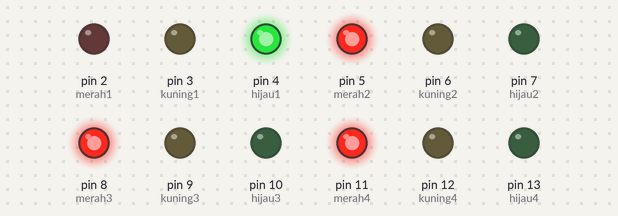
A sketch run on a simulated Arduino Uno, built with avr-gcc and run on an emulated ATmega328P. On the bench: output pins drawn as LEDs (lit = HIGH).

Above: at 0.1 s.
At 5.1 s:
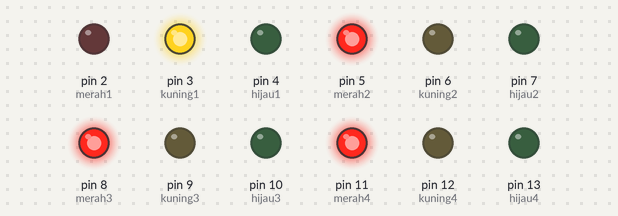
At 12.1 s:
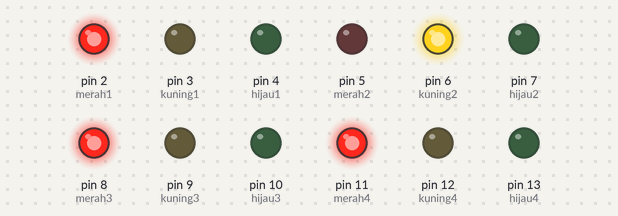
At 19.1 s:
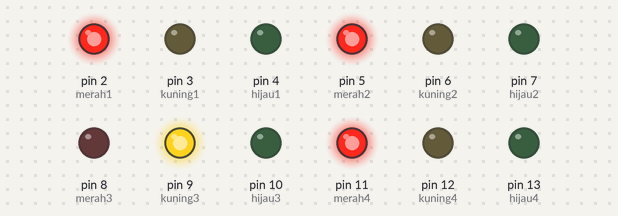
At 26.1 s:
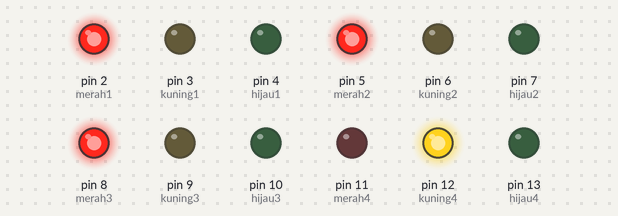
At 35.1 s:
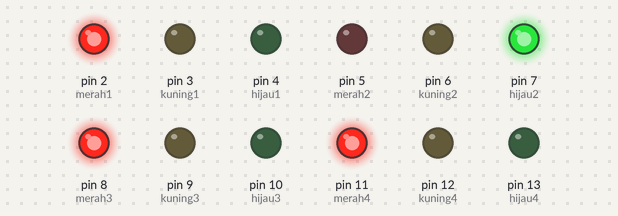
Timing chart, 0 to 36.6 s (numbered marks = the images above):
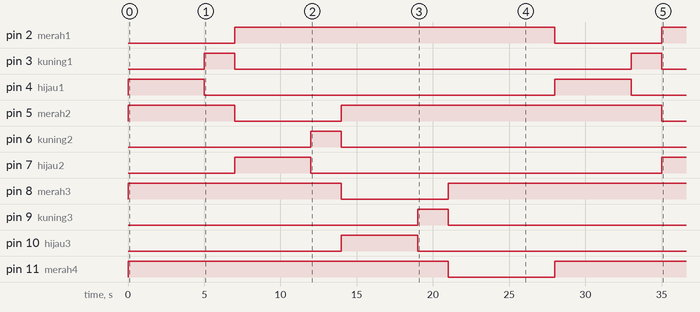

The sketch:

tugas_4_sistem_mikrokontroler1.ino
```cpp
// Pin konfigurasi
int merah1 = 2, kuning1 = 3, hijau1 = 4;
int merah2 = 5, kuning2 = 6, hijau2 = 7;
int merah3 = 8, kuning3 = 9, hijau3 = 10;
int merah4 = 11, kuning4 = 12, hijau4 = 13;

void setup() {
  for (int i = 2; i <= 13; i++) {
    pinMode(i, OUTPUT);
  }
}

void loop() {
  // JALUR 1 HIJAU (Jalur 2,3,4 MERAH)
  aturLampu(LOW, LOW, HIGH, HIGH, LOW, LOW, HIGH, LOW, LOW, HIGH, LOW, LOW);
  delay(5000);
  // JALUR 1 KUNING
  aturLampu(LOW, HIGH, LOW, HIGH, LOW, LOW, HIGH, LOW, LOW, HIGH, LOW, LOW);
  delay(2000);

  // JALUR 2 HIJAU (Jalur 1,3,4 MERAH)
  aturLampu(HIGH, LOW, LOW, LOW, LOW, HIGH, HIGH, LOW, LOW, HIGH, LOW, LOW);
  delay(5000);
  // JALUR 2 KUNING
  aturLampu(HIGH, LOW, LOW, LOW, HIGH, LOW, HIGH, LOW, LOW, HIGH, LOW, LOW);
  delay(2000);

  // JALUR 3 HIJAU (Jalur 1,2,4 MERAH)
  aturLampu(HIGH, LOW, LOW, HIGH, LOW, LOW, LOW, LOW, HIGH, HIGH, LOW, LOW);
  delay(5000);
  // JALUR 3 KUNING
  aturLampu(HIGH, LOW, LOW, HIGH, LOW, LOW, LOW, HIGH, LOW, HIGH, LOW, LOW);
  delay(2000);

  // JALUR 4 HIJAU (Jalur 1,2,3 MERAH)
  aturLampu(HIGH, LOW, LOW, HIGH, LOW, LOW, HIGH, LOW, LOW, LOW, LOW, HIGH);
  delay(5000);
  // JALUR 4 KUNING
  aturLampu(HIGH, LOW, LOW, HIGH, LOW, LOW, HIGH, LOW, LOW, LOW, HIGH, LOW);
  delay(2000);
}

// Fungsi pembantu agar kode rapi (mengatur semua 12 pin sekaligus)
void aturLampu(int m1, int k1, int h1, int m2, int k2, int h2, int m3, int k3, int h3, int m4, int k4, int h4) {
  digitalWrite(merah1, m1); digitalWrite(kuning1, k1); digitalWrite(hijau1, h1);
  digitalWrite(merah2, m2); digitalWrite(kuning2, k2); digitalWrite(hijau2, h2);
  digitalWrite(merah3, m3); digitalWrite(kuning3, k3); digitalWrite(hijau3, h3);
  digitalWrite(merah4, m4); digitalWrite(kuning4, k4); digitalWrite(hijau4, h4);
}
```

Measured:
- by itself, pin 2 (merah1): LOW → HIGH at 7.0 s, → LOW 21.0 s later, → HIGH 7.0 s later
- by itself, pin 3 (kuning1): alternates HIGH for 2.0 s and LOW for 26.0 s
- by itself, pin 4 (hijau1): alternates HIGH for 5.0 s and LOW for 23.0 s
- by itself, pin 5 (merah2): LOW → HIGH at 0.00 s, → LOW 7.0 s later, → HIGH 7.0 s later, → LOW 21.0 s later
- by itself, pin 6 (kuning2): LOW → HIGH at 12.0 s, → LOW 2.0 s later
- by itself, pin 7 (hijau2): LOW → HIGH at 7.0 s, → LOW 5.0 s later, → HIGH 23.0 s later
- by itself, pin 8 (merah3): LOW → HIGH at 0.00 s, → LOW 14.0 s later, → HIGH 7.0 s later
- by itself, pin 9 (kuning3): LOW → HIGH at 19.0 s, → LOW 2.0 s later
